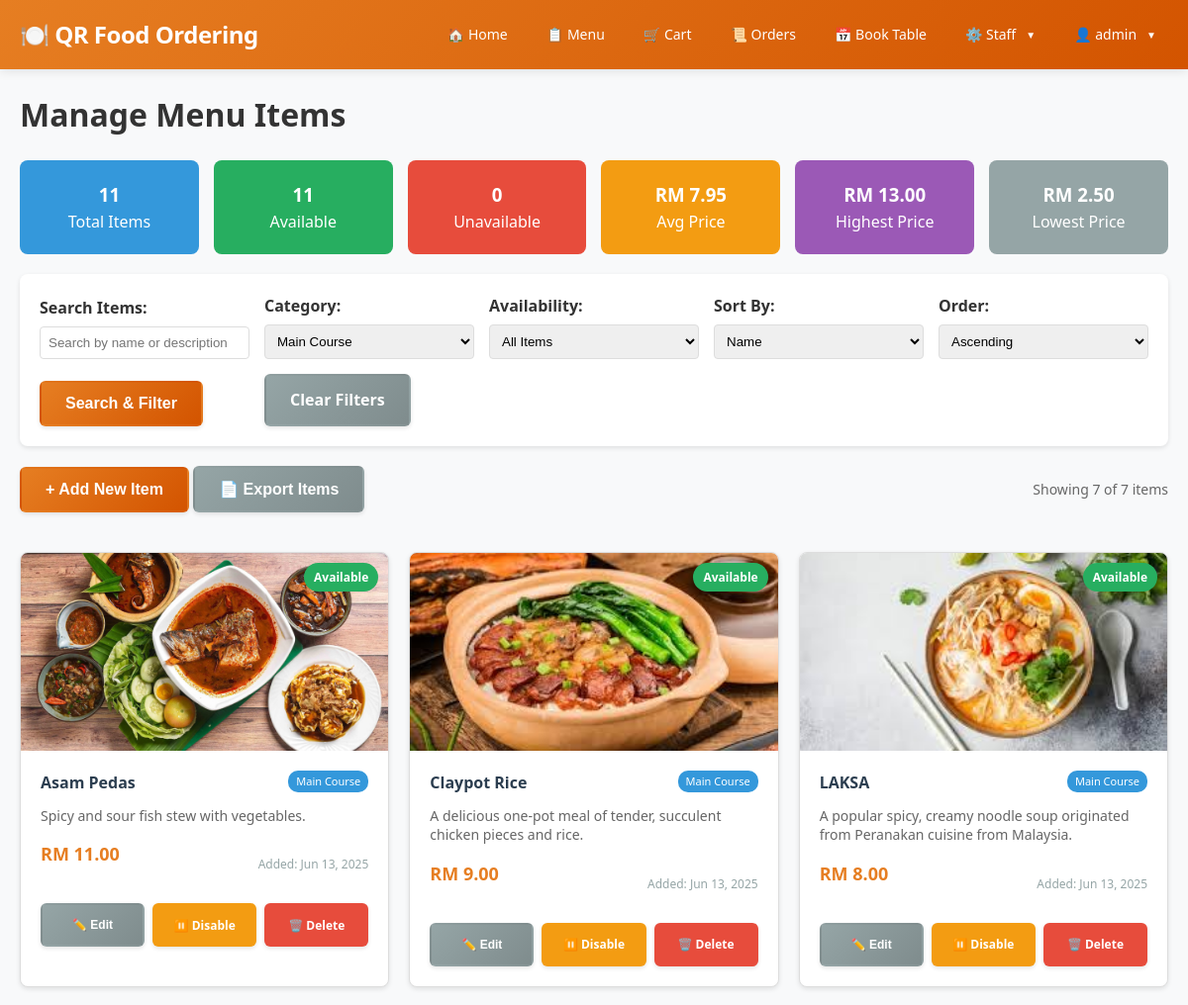
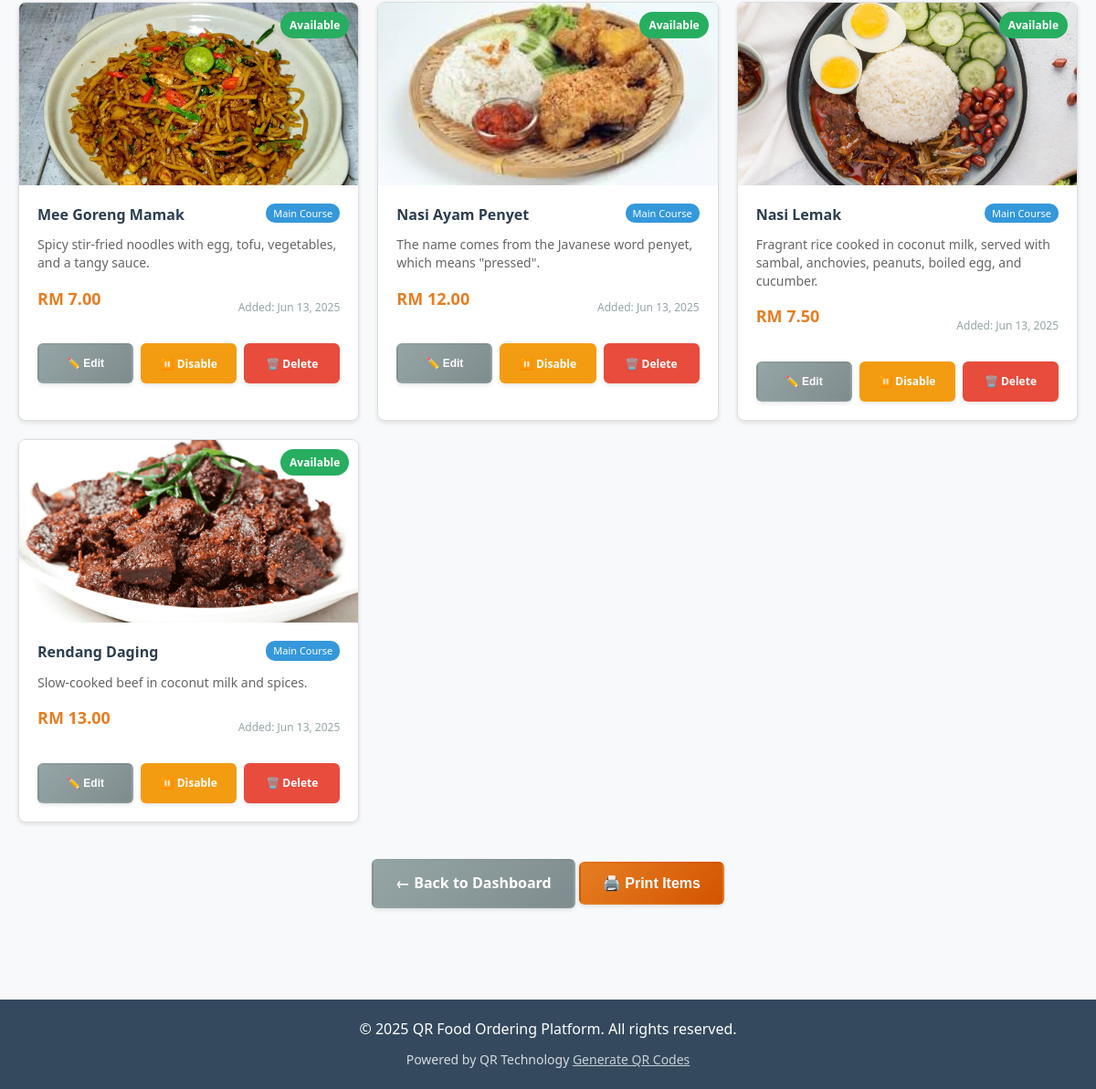
The app's page /staff/manage_items.php?category=Main Course (signed in) with its own data (2 pictures, top to bottom).
### tables this page shows
CREATE TABLE `menu_items` (
  `id` int(11) NOT NULL,
  `name` varchar(100) NOT NULL,
  `description` text DEFAULT NULL,
  `price` decimal(10,2) NOT NULL,
  `image` varchar(255) DEFAULT NULL,
  `created_at` timestamp NOT NULL DEFAULT current_timestamp(),
  `available` tinyint(1) DEFAULT 1,
  `category` varchar(50) DEFAULT NULL
);

### staff/manage_items.php (the view, shortened to what this page needs)
<?php
require_once '../config/database.php';
$search = trim($_GET['search'] ?? '');
$category_filter = $_GET['category'] ?? '';
$availability_filter = $_GET['availability'] ?? '';
$sort_by = $_GET['sort'] ?? 'name';
$sort_order = $_GET['order'] ?? 'ASC';
$where_conditions = [];
$params = [];
if (!empty($category_filter)) {
    $where_conditions[] = "category = ?";
    $params[] = $category_filter;
}
$where_clause = !empty($where_conditions) ? 'WHERE ' . implode(' AND ', $where_conditions) : '';
$valid_sorts = ['name', 'price', 'category', 'created_at', 'available'];
$sort_by = in_array($sort_by, $valid_sorts) ? $sort_by : 'name';
$sort_order = ($sort_order === 'DESC') ? 'DESC' : 'ASC';
$page = (int)($_GET['page'] ?? 1);
$limit = 12;
$offset = ($page - 1) * $limit;
$count_sql = "SELECT COUNT(*) FROM menu_items $where_clause";
$stmt = $pdo->prepare($count_sql);
$stmt->execute($params);
$total_items = $stmt->fetchColumn();
$sql = "SELECT * FROM menu_items $where_clause ORDER BY $sort_by $sort_order LIMIT $limit OFFSET $offset";
$stmt = $pdo->prepare($sql);
$stmt->execute($params);
$items = $stmt->fetchAll();
$stmt = $pdo->query("SELECT DISTINCT category FROM menu_items WHERE category IS NOT NULL AND category != '' ORDER BY category");
$categories = $stmt->fetchAll(PDO::FETCH_COLUMN);
$stats_sql = "
    SELECT
        COUNT(*) as total_items,
        COUNT(CASE WHEN available = 1 THEN 1 END) as available_items,
        COUNT(CASE WHEN available = 0 THEN 1 END) as unavailable_items,
        AVG(price) as avg_price,
        MAX(price) as max_price,
        MIN(price) as min_price
    FROM menu_items
";
$stmt = $pdo->query($stats_sql);
$stats = $stmt->fetch();
include '../includes/header.php';
?>
<h1>Manage Menu Items</h1>
<div style="display: grid; grid-template-columns: repeat(auto-fit, minmax(150px, 1fr)); gap: 15px; margin: 20px 0;">
    <div style="background: #3498db; color: white; padding: 20px; border-radius: 8px; text-align: center;">
        <h3><?php echo $stats['total_items']; ?></h3>
        <p>Total Items</p>
    </div>
    <div style="background: #27ae60; color: white; padding: 20px; border-radius: 8px; text-align: center;">
        <h3><?php echo $stats['available_items']; ?></h3>
        <p>Available</p>
    </div>
    <div style="background: #e74c3c; color: white; padding: 20px; border-radius: 8px; text-align: center;">
        <h3><?php echo $stats['unavailable_items']; ?></h3>
        <p>Unavailable</p>
    </div>
    <div style="background: #f39c12; color: white; padding: 20px; border-radius: 8px; text-align: center;">
        <h3>RM <?php echo number_format($stats['avg_price'], 2); ?></h3>
        <p>Avg Price</p>
    </div>
    <div style="background: #9b59b6; color: white; padding: 20px; border-radius: 8px; text-align: center;">
        <h3>RM <?php echo number_format($stats['max_price'], 2); ?></h3>
        <p>Highest Price</p>
    </div>
    <div style="background: #95a5a6; color: white; padding: 20px; border-radius: 8px; text-align: center;">
        <h3>RM <?php echo number_format($stats['min_price'], 2); ?></h3>
        <p>Lowest Price</p>
    </div>
</div>
<div style="background: white; padding: 20px; border-radius: 8px; box-shadow: 0 2px 5px rgba(0,0,0,0.1); margin: 20px 0;">
    <form method="GET" style="display: grid; grid-template-columns: repeat(auto-fit, minmax(180px, 1fr)); gap: 15px; align-items: end;">
        <div>
            <label for="search" style="display: block; margin-bottom: 5px; font-weight: bold;">Search Items:</label>
            <input type="text" name="search" id="search" placeholder="Search by name or description"
                   value="<?php echo htmlspecialchars($search); ?>" style="width: 100%; padding: 8px; border: 1px solid #ddd; border-radius: 4px;">
        </div>
        <div>
            <label for="category" style="display: block; margin-bottom: 5px; font-weight: bold;">Category:</label>
            <select name="category" id="category" style="width: 100%; padding: 8px; border: 1px solid #ddd; border-radius: 4px;">
                <?php foreach ($categories as $cat): ?>
                    <option value="<?php echo htmlspecialchars($cat); ?>" <?php echo $category_filter === $cat ? 'selected' : ''; ?>>
                        <?php echo htmlspecialchars($cat); ?>
                    </option>
                <?php endforeach; ?>
            </select>
        </div>
        <div>
            <label for="availability" style="display: block; margin-bottom: 5px; font-weight: bold;">Availability:</label>
            <select name="availability" id="availability" style="width: 100%; padding: 8px; border: 1px solid #ddd; border-radius: 4px;">
                <option value="">All Items</option>
            </select>
        </div>
        <div>
            <label for="sort" style="display: block; margin-bottom: 5px; font-weight: bold;">Sort By:</label>
            <select name="sort" id="sort" style="width: 100%; padding: 8px; border: 1px solid #ddd; border-radius: 4px;">
                <option value="name" <?php echo $sort_by === 'name' ? 'selected' : ''; ?>>Name</option>
            </select>
        </div>
        <div>
            <label for="order" style="display: block; margin-bottom: 5px; font-weight: bold;">Order:</label>
            <select name="order" id="order" style="width: 100%; padding: 8px; border: 1px solid #ddd; border-radius: 4px;">
                <option value="ASC" <?php echo $sort_order === 'ASC' ? 'selected' : ''; ?>>Ascending</option>
            </select>
        </div>
        <div>
            <button type="submit" class="btn">Search & Filter</button>
        </div>
        <div>
            <a href="manage_items.php" class="btn btn-secondary">Clear Filters</a>
        </div>
    </form>
</div>
<div style="display: flex; justify-content: space-between; align-items: center; margin: 20px 0;">
    <div>
        <button onclick="showAddForm()" class="btn">+ Add New Item</button>
        <button onclick="exportItems()" class="btn btn-secondary">📄 Export Items</button>
    </div>
    <div style="font-size: 14px; color: #666;">
        Showing <?php echo count($items); ?> of <?php echo $total_items; ?> items
    </div>
</div>
<?php if (empty($items)): ?>
    <div style="text-align: center; padding: 50px; background: white; border-radius: 8px; box-shadow: 0 2px 5px rgba(0,0,0,0.1);">
        <h3>No items found</h3>
        <p>No items match your search criteria.</p>
        <?php if (!empty($search) || !empty($category_filter) || $availability_filter !== ''): ?>
            <a href="manage_items.php" class="btn">Clear Filters</a>
        <?php else: ?>
            <button onclick="showAddForm()" class="btn">Add Your First Item</button>
        <?php endif; ?>
    </div>
<?php else: ?>
    <div class="menu-grid" style="display: grid; grid-template-columns: repeat(auto-fit, minmax(300px, 1fr)); gap: 20px;">
        <?php foreach ($items as $item): ?>
            <div class="menu-item" style="border: 1px solid #ddd; border-radius: 8px; overflow: hidden; background: white; box-shadow: 0 2px 5px rgba(0,0,0,0.1); position: relative; opacity: <?php echo $item['available'] ? '1' : '0.7'; ?>;">
                <?php if (!$item['available']): ?>
                    <div style="position: absolute; top: 10px; right: 10px; background: #e74c3c; color: white; padding: 5px 10px; border-radius: 15px; font-size: 12px; z-index: 1; font-weight: bold;">
                        Unavailable
                    </div>
                <?php else: ?>
                    <div style="position: absolute; top: 10px; right: 10px; background: #27ae60; color: white; padding: 5px 10px; border-radius: 15px; font-size: 12px; z-index: 1; font-weight: bold;">
                        Available
                    </div>
                <?php endif; ?>
                <div style="height: 200px; background: #f8f9fa; display: flex; align-items: center; justify-content: center; overflow: hidden;">
                    <?php if (!empty($item['image'])): ?>
                        <?php
                        $image_src = filter_var($item['image'], FILTER_VALIDATE_URL)
                            ? $item['image']
                            : '../images/' . $item['image'];
                        ?>
                        <img src="<?php echo htmlspecialchars($image_src); ?>"
                             alt="<?php echo htmlspecialchars($item['name']); ?>"
                             style="width: 100%; height: 100%; object-fit: cover;"
                             onerror="this.style.display='none'; this.nextElementSibling.style.display='flex';">
                    <?php else: ?>
                        <div style="width: 100%; height: 100%; background: #ecf0f1; display: flex; align-items: center; justify-content: center; color: #7f8c8d;">
                            📷 No Image
                        </div>
                    <?php endif; ?>
                </div>
                <div style="padding: 20px;">
                    <div style="display: flex; justify-content: space-between; align-items: start; margin-bottom: 10px;">
                        <h4 style="margin: 0; color: #2c3e50;"><?php echo htmlspecialchars($item['name']); ?></h4>
                        <?php if (!empty($item['category'])): ?>
                            <span style="background: #3498db; color: white; padding: 2px 8px; border-radius: 10px; font-size: 11px;">
                                <?php echo htmlspecialchars($item['category']); ?>
                            </span>
                        <?php endif; ?>
                    </div>
                    <p style="color: #666; margin: 10px 0; font-size: 14px; line-height: 1.4;">
                        <?php echo htmlspecialchars($item['description']); ?>
                    </p>
                    <div style="display: flex; justify-content: space-between; align-items: center; margin: 15px 0;">
                        <div class="price" style="font-size: 18px; font-weight: bold; color: #e67e22;">
                            RM <?php echo number_format($item['price'], 2); ?>
                        </div>
                        <div style="font-size: 12px; color: #95a5a6;">
                            Added: <?php echo date('M j, Y', strtotime($item['created_at'])); ?>
                        </div>
                    </div>
                    <div style="display: grid; grid-template-columns: 1fr 1fr 1fr; gap: 8px; margin-top: 15px;">
                        <button onclick="editItem(
                            <?php echo $item['id']; ?>,
                            '<?php echo addslashes($item['name']); ?>',
                            '<?php echo addslashes($item['description']); ?>',
                            <?php echo $item['price']; ?>,
                            '<?php echo addslashes($item['category'] ?? ''); ?>',
                            '<?php echo addslashes($item['image'] ?? ''); ?>'
                        )" class="btn btn-secondary" style="padding: 8px; font-size: 12px;">
                            ✏️ Edit
                        </button>
                        <a href="?toggle=<?php echo $item['id']; ?>"
                           class="btn" style="padding: 8px; font-size: 12px; text-decoration: none; text-align: center;
                           background: <?php echo $item['available'] ? '#f39c12' : '#27ae60'; ?>;">
                            <?php echo $item['available'] ? '⏸️ Disable' : '✅ Enable'; ?>
                        </a>
                        <a href="?delete=<?php echo $item['id']; ?>"
                           onclick="return confirm('Are you sure you want to delete this item? This action cannot be undone.')"
                           class="btn" style="padding: 8px; font-size: 12px; background: #e74c3c; text-decoration: none; text-align: center;">
                            🗑️ Delete
                        </a>
                    </div>
                </div>
            </div>
        <?php endforeach; ?>
    </div>
<?php endif; ?>
<div style="text-align: center; margin: 30px 0;">
    <a href="dashboard.php" class="btn btn-secondary">← Back to Dashboard</a>
    <button onclick="window.print()" class="btn">🖨️ Print Items</button>
</div>
<?php include '../includes/footer.php'; ?>

### css/style.css (style rules this page uses)
* { margin: 0; padding: 0; box-sizing: border-box; }
*::before, *::after { box-sizing: border-box; }
html { font-size: 16px; scroll-behavior: smooth; line-height: 1.15; -webkit-text-size-adjust: 100%; }
body { font-family: 'Segoe UI', 'Roboto', 'Oxygen', 'Ubuntu', 'Cantarell', 'Fira Sans', 'Droid Sans', 'Helvetica Neue', sans-serif; line-height: 1.6; color: #333; background-color: #f8f9fa; font-weight: 400; -webkit-font-smoothing: antialiased; -moz-osx-font-smoothing: grayscale; }
.btn { background: linear-gradient(135deg, #e67e22 0%, #d35400 100%); color: white; padding: 12px 24px; border: none; border-radius: 6px; cursor: pointer; font-size: 16px; font-weight: 600; text-decoration: none; display: inline-flex; align-items: center; justify-content: center; gap: 8px; text-align: center; transition: all 0.3s ease; box-shadow: 0 2px 4px rgba(0,0,0,0.1); border: 2px solid transparent; min-height: 44px; position: relative; overflow: hidden; }
.btn::before { content: ''; position: absolute; top: 0; left: -100%; width: 100%; height: 100%; background: linear-gradient(90deg, transparent, rgba(255,255,255,0.2), transparent); transition: left 0.5s ease; }
.btn-secondary { background: linear-gradient(135deg, #95a5a6 0%, #7f8c8d 100%); color: white; }
.menu-grid { display: grid; grid-template-columns: repeat(auto-fit, minmax(320px, 1fr)); gap: 30px; margin: 40px 0; }
.menu-item { background: white; border: 1px solid #e1e1e1; border-radius: 12px; overflow: hidden; box-shadow: 0 4px 15px rgba(0,0,0,0.08); transition: all 0.3s ease; position: relative; }
.menu-item img { width: 100%; height: 220px; object-fit: cover; transition: transform 0.3s ease; }
.menu-item p { margin-bottom: 20px; color: #666; line-height: 1.5; font-size: 14px; }
.menu-item .price { font-size: 24px; font-weight: 700; color: #e67e22; margin-bottom: 20px; display: block; }

### records on screen
menu_items: available "Available", image (picture), name "Asam Pedas", category "Main Course", description "Spicy and sour fish stew with vegetables.", price "11.00", created_at "Jun 13, 2025"
menu_items: available "Available", image (picture), name "Claypot Rice", category "Main Course", description "A delicious one-pot meal of tender, succulent chicken pieces and rice.", price "9.00", created_at "Jun 13, 2025"
menu_items: available "Available", image (picture), name "LAKSA", category "Main Course", description "A popular spicy, creamy noodle soup originated from Peranakan cuisine from Malaysia.", price "8.00", created_at "Jun 13, 2025"
menu_items: available "Available", image (picture), name "Mee Goreng Mamak", category "Main Course", description "Spicy stir-fried noodles with egg, tofu, vegetables, and a tangy sauce.", price "7.00", created_at "Jun 13, 2025"
menu_items: available "Available", image (picture), name "Nasi Ayam Penyet", category "Main Course", description "The name comes from the Javanese word penyet, which means \"pressed\".", price "12.00", created_at "Jun 13, 2025"
menu_items: available "Available", image (picture), name "Nasi Lemak", category "Main Course", description "Fragrant rice cooked in coconut milk, served with sambal, anchovies, peanuts, boiled egg, and cucumber.", price "7.50", created_at "Jun 13, 2025"
menu_items: available "Available", image (picture), name "Rendang Daging", category "Main Course", description "Slow-cooked beef in coconut milk and spices.", price "13.00", created_at "Jun 13, 2025"

### other values on screen
$_SESSION['username'] "admin"
$stats['total_items'] "11"
$stats['available_items'] "11"
$stats['unavailable_items'] "0"
$stats['avg_price'] "7.95"
$stats['max_price'] "13.00"
$stats['min_price'] "2.50"
count($items) "7"
$total_items "7"
form field category "Main Course"
